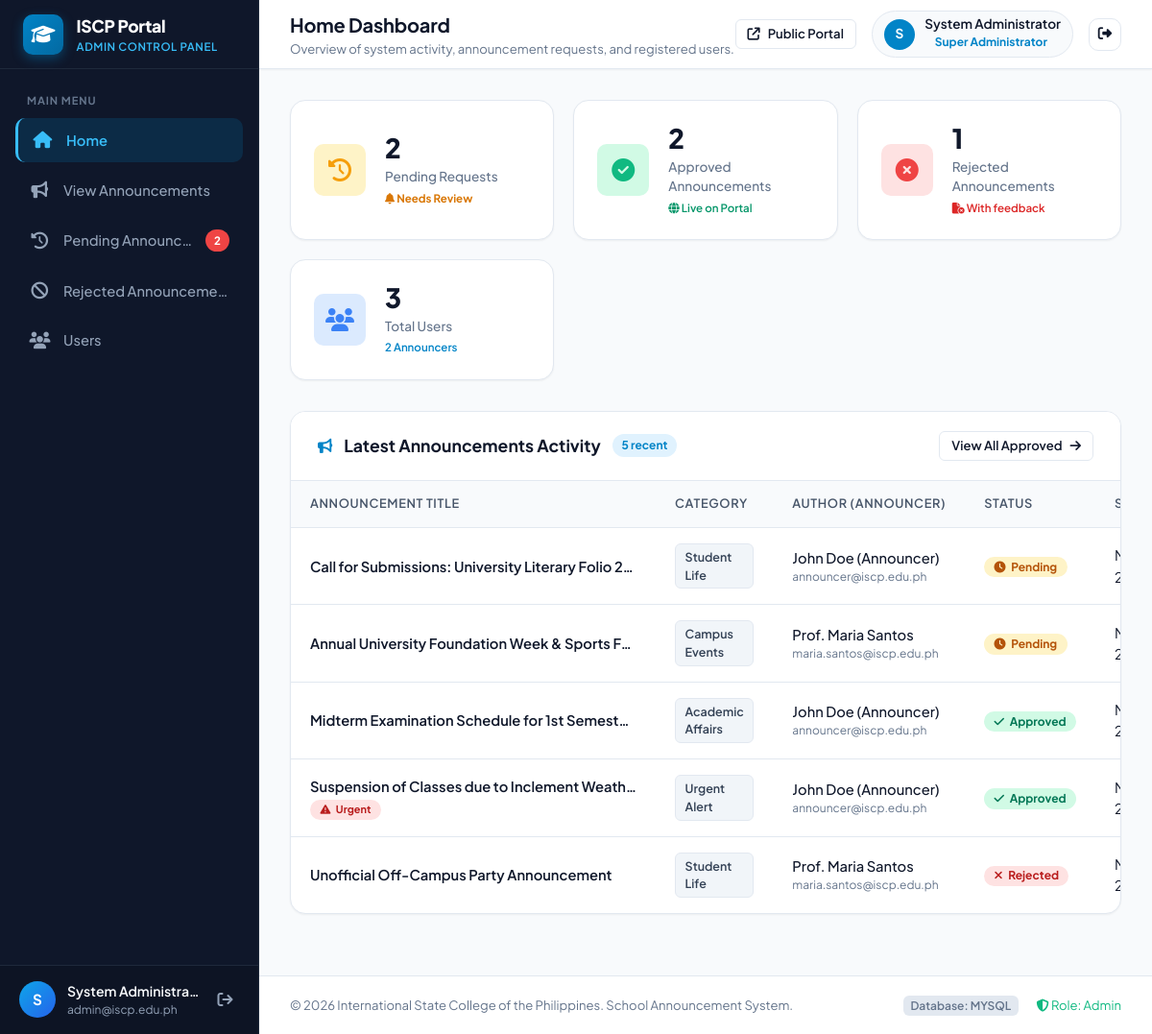
/admin/index.php (signed in), run on the app's committed database.
### tables this page shows
CREATE TABLE IF NOT EXISTS `users` (
    `id` INT AUTO_INCREMENT PRIMARY KEY,
    `name` VARCHAR(100) NOT NULL,
    `email` VARCHAR(150) NOT NULL UNIQUE,
    `password_hash` VARCHAR(255) NOT NULL,
    `role` VARCHAR(50) NOT NULL DEFAULT 'college_admin',
    `assigned_college` VARCHAR(150) DEFAULT NULL,
    `status` ENUM('active', 'inactive') NOT NULL DEFAULT 'active',
    `created_at` TIMESTAMP DEFAULT CURRENT_TIMESTAMP
);

CREATE TABLE IF NOT EXISTS `announcements` (
    `id` INT AUTO_INCREMENT PRIMARY KEY,
    `title` VARCHAR(255) NOT NULL,
    `slug` VARCHAR(255) DEFAULT NULL,
    `summary` VARCHAR(350) DEFAULT NULL,
    `content` TEXT NOT NULL,
    `category` VARCHAR(100) NOT NULL,
    `category_id` INT DEFAULT NULL,
    `image_path` VARCHAR(255) DEFAULT NULL,
    `created_by` INT NOT NULL,
    `author_name` VARCHAR(100) DEFAULT NULL,
    `status` ENUM('pending', 'approved', 'rejected') NOT NULL DEFAULT 'pending',
    `rejection_reason` TEXT DEFAULT NULL,
    `reviewed_by` INT DEFAULT NULL,
    `reviewed_at` DATETIME DEFAULT NULL,
    `target_audience` ENUM('All', 'Students', 'Faculty', 'Parents') DEFAULT 'All',
    `is_urgent` TINYINT(1) DEFAULT 0,
    `is_pinned` TINYINT(1) DEFAULT 0,
    `views_count` INT DEFAULT 0,
    `created_at` TIMESTAMP DEFAULT CURRENT_TIMESTAMP,
    `updated_at` TIMESTAMP DEFAULT CURRENT_TIMESTAMP ON UPDATE CURRENT_TIMESTAMP,
    CONSTRAINT `fk_announcements_created_by` FOREIGN KEY (`created_by`) REFERENCES `users`(`id`) ON DELETE CASCADE,
    CONSTRAINT `fk_announcements_reviewed_by` FOREIGN KEY (`reviewed_by`) REFERENCES `users`(`id`) ON DELETE SET NULL,
    CONSTRAINT `fk_announcements_category` FOREIGN KEY (`category_id`) REFERENCES `categories`(`id`) ON DELETE SET NULL
);

### admin/includes/auth.php (called while the page is built, shortened)
<?php
function require_admin(): void {
    $pdo = get_db();
    if ($pdo) {
        $stmt = $pdo->prepare("SELECT id, status, role FROM users WHERE id = ?");
        $stmt->execute([$_SESSION['user_id']]);
    }
}
function current_user(): array {
    return [
        'id' => $_SESSION['user_id'] ?? null,
        'name' => $_SESSION['user_name'] ?? 'User',
        'email' => $_SESSION['user_email'] ?? '',
        'role' => $_SESSION['user_role'] ?? 'guest',
    ];
}
function h(?string $string): string {
    return htmlspecialchars((string)($string ?? ''), ENT_QUOTES, 'UTF-8');
}
function format_datetime(?string $datetime): string {
    $timestamp = strtotime($datetime);
    return $timestamp ? date('M j, Y g:i A', $timestamp) : 'N/A';
}
    ?>
    <?php
function format_role_label(?string $role, ?string $college = null): string {
    switch ($role) {
        case 'super_admin':
        case 'admin':
            return 'Super Administrator';
    }
}

### admin/index.php (the view, shortened to what this page needs)
<?php
require_once __DIR__ . '/includes/auth.php';
require_admin();
$page_title = 'Home Dashboard';
$page_subtitle = 'Overview of system activity, announcement requests, and registered users.';
$pdo = get_db();
$pending_count = 0;
$approved_count = 0;
$rejected_count = 0;
$total_users = 0;
$announcer_count = 0;
$latest_announcements = [];
if ($pdo) {
    try {
        $pending_count = (int)$pdo->query("SELECT COUNT(*) FROM announcements WHERE status = 'pending'")->fetchColumn();
        $approved_count = (int)$pdo->query("SELECT COUNT(*) FROM announcements WHERE status = 'approved'")->fetchColumn();
        $rejected_count = (int)$pdo->query("SELECT COUNT(*) FROM announcements WHERE status = 'rejected'")->fetchColumn();
        $total_users = (int)$pdo->query("SELECT COUNT(*) FROM users")->fetchColumn();
        $announcer_count = (int)$pdo->query("SELECT COUNT(*) FROM users WHERE role = 'announcer'")->fetchColumn();
        $stmt = $pdo->query("
            SELECT a.*, u.name AS author_name, u.email AS author_email
            FROM announcements a
            LEFT JOIN users u ON a.created_by = u.id
            ORDER BY a.created_at DESC
            LIMIT 7
        ");
        $latest_announcements = $stmt->fetchAll();
    } catch (PDOException $e) {
        set_flash('danger', 'Error loading dashboard metrics: ' . $e->getMessage());
    }
}
require_once __DIR__ . '/includes/header.php';
?>
<div class="metrics-grid">
    <a href="pending_requests.php" class="metric-card">
        <div class="metric-icon-box icon-pending">
            <i class="fa-solid fa-clock-rotate-left"></i>
        </div>
        <div class="metric-info">
            <span class="metric-value"><?= number_format($pending_count) ?></span>
            <span class="metric-label">Pending Requests</span>
            <?php if ($pending_count > 0): ?>
                <span style="font-size: 0.72rem; color: #d97706; font-weight: 700; margin-top: 0.2rem;">
                    <i class="fa-solid fa-bell"></i> Needs Review
                </span>
            <?php endif; ?>
        </div>
    </a>
    <a href="view_announcements.php" class="metric-card">
        <div class="metric-icon-box icon-approved">
            <i class="fa-solid fa-circle-check"></i>
        </div>
        <div class="metric-info">
            <span class="metric-value"><?= number_format($approved_count) ?></span>
            <span class="metric-label">Approved Announcements</span>
            <span style="font-size: 0.72rem; color: #059669; font-weight: 600; margin-top: 0.2rem;">
                <i class="fa-solid fa-globe"></i> Live on Portal
            </span>
        </div>
    </a>
    <a href="rejected.php" class="metric-card">
        <div class="metric-icon-box icon-rejected">
            <i class="fa-solid fa-circle-xmark"></i>
        </div>
        <div class="metric-info">
            <span class="metric-value"><?= number_format($rejected_count) ?></span>
            <span class="metric-label">Rejected Announcements</span>
            <span style="font-size: 0.72rem; color: #dc2626; font-weight: 600; margin-top: 0.2rem;">
                <i class="fa-solid fa-file-circle-xmark"></i> With feedback
            </span>
        </div>
    </a>
    <a href="users.php" class="metric-card">
        <div class="metric-icon-box icon-users">
            <i class="fa-solid fa-users"></i>
        </div>
        <div class="metric-info">
            <span class="metric-value"><?= number_format($total_users) ?></span>
            <span class="metric-label">Total Users</span>
            <span style="font-size: 0.72rem; color: #0284c7; font-weight: 600; margin-top: 0.2rem;">
                <?= $announcer_count ?> Announcer<?= $announcer_count === 1 ? '' : 's' ?>
            </span>
        </div>
    </a>
</div>
<div class="content-card">
    <div class="card-header">
        <div class="card-header-left">
            <i class="fa-solid fa-bullhorn" style="color: var(--primary);"></i>
            <h2 class="card-title">Latest Announcements Activity</h2>
            <span class="card-count-badge"><?= count($latest_announcements) ?> recent</span>
        </div>
        <div class="card-header-right">
            <a href="view_announcements.php" class="btn btn-outline btn-sm">
                View All Approved <i class="fa-solid fa-arrow-right"></i>
            </a>
        </div>
    </div>
    <div class="card-body" style="padding: 0;">
        <?php if (empty($latest_announcements)): ?>
            <div class="empty-state">
                <div class="empty-state-icon">
                    <i class="fa-regular fa-folder-open"></i>
                </div>
                <h3 class="empty-state-title">No announcements recorded yet</h3>
                <p class="empty-state-desc">When announcers submit posts or requests, they will appear here in real time.</p>
            </div>
        <?php else: ?>
            <div class="table-responsive">
                <table class="admin-table">
                    <thead>
                        <tr>
                            <th>Announcement Title</th>
                            <th>Category</th>
                            <th>Author (Announcer)</th>
                            <th>Status</th>
                            <th>Submitted</th>
                        </tr>
                    </thead>
                    <tbody>
                        <?php foreach ($latest_announcements as $ann): ?>
                            <tr>
                                <td>
                                    <div style="font-weight: 600; color: var(--text-main); max-width: 340px; white-space: nowrap; overflow: hidden; text-overflow: ellipsis;" title="<?= h($ann['title']) ?>">
                                        <?= h($ann['title']) ?>
                                    </div>
                                    <?php if (!empty($ann['is_urgent'])): ?>
                                        <span class="badge" style="background: #fee2e2; color: #b91c1c; font-size: 0.68rem; margin-top: 0.2rem;">
                                            <i class="fa-solid fa-triangle-exclamation"></i> Urgent
                                        </span>
                                    <?php endif; ?>
                                </td>
                                <td>
                                    <span class="category-pill"><?= h($ann['category'] ?? 'General') ?></span>
                                </td>
                                <td>
                                    <div style="font-weight: 500;"><?= h($ann['author_name'] ?? 'Unknown') ?></div>
                                    <div style="font-size: 0.75rem; color: var(--text-muted);"><?= h($ann['author_email'] ?? '') ?></div>
                                </td>
                                <td>
                                    <?php
                                    $st = strtolower($ann['status']);
                                    $badgeClass = 'badge-status-pending';
                                    $statusIcon = 'fa-clock';
                                    if ($st === 'approved') {
                                        $badgeClass = 'badge-status-approved';
                                        $statusIcon = 'fa-check';
                                    } elseif ($st === 'rejected') {
                                        $badgeClass = 'badge-status-rejected';
                                        $statusIcon = 'fa-xmark';
                                    }
                                    ?>
                                    <span class="badge <?= $badgeClass ?>">
                                        <i class="fa-solid <?= $statusIcon ?>"></i>
                                        <?= ucfirst($st) ?>
                                    </span>
                                </td>
                                <td>
                                    <span title="<?= h(format_datetime($ann['created_at'])) ?>">
                                    </span>
                                </td>
                            </tr>
                        <?php endforeach; ?>
                    </tbody>
                </table>
            </div>
        <?php endif; ?>
    </div>
</div>
<?php require_once __DIR__ . '/includes/footer.php'; ?>

### admin/includes/header.php (shortened to what this page needs)
<?php
require_once __DIR__ . '/auth.php';
$currentUser = current_user();
?>
<!DOCTYPE html>
<html lang="en">
<head>
    <link rel="stylesheet" href="https://cdnjs.cloudflare.com/ajax/libs/font-awesome/6.5.1/css/all.min.css">
    <link rel="stylesheet" href="../assets/css/admin.css">
</head>
<body class="admin-body">
<div class="admin-wrapper">
    <?php require_once __DIR__ . '/sidebar.php'; ?>
    <div class="admin-main">
        <header class="admin-topbar">
            <div class="topbar-left">
                <div class="page-header-info">
                    <h1 class="page-title"><?= isset($page_title) ? h($page_title) : 'Dashboard' ?></h1>
                    <?php if (isset($page_subtitle)): ?>
                        <p class="page-subtitle"><?= h($page_subtitle) ?></p>
                    <?php endif; ?>
                </div>
            </div>
            <div class="topbar-right">
                <a href="../index.php" target="_blank" class="btn btn-outline btn-sm" title="View Public Student Portal">
                    <i class="fa-solid fa-arrow-up-right-from-square"></i>
                    <span class="desktop-only">Public Portal</span>
                </a>
                <div class="user-profile-badge">
                    <div class="avatar-circle">
                        <?= strtoupper(substr($currentUser['name'] ?? 'A', 0, 1)) ?>
                    </div>
                    <div class="user-meta desktop-only">
                        <span class="user-name"><?= h($currentUser['name']) ?></span>
                        <span class="badge badge-admin"><?= h(format_role_label($currentUser['role'])) ?></span>
                    </div>
                </div>
                <a href="logout.php" class="btn btn-icon btn-logout" title="Sign Out">
                    <i class="fa-solid fa-right-from-bracket"></i>
                </a>
            </div>
        </header>
        <main class="admin-content">

### data on the page
users: role "Super Administrator"
announcements: title "Call for Submissions: University Literary Folio 2…", category "Student Life", created_by.name "John Doe (Announcer)", created_by.email "announcer@iscp.edu.ph", status "Pending"
announcements: title "Annual University Foundation Week & Sports F…", category "Campus Events", created_by.name "Prof. Maria Santos", created_by.email "maria.santos@iscp.edu.ph", status "Pending"
announcements: title "Midterm Examination Schedule for 1st Semest…", category "Academic Affairs", created_by.name "John Doe (Announcer)", created_by.email "announcer@iscp.edu.ph", status "Approved"
announcements: title "Suspension of Classes due to Inclement Weath…", is_urgent 1 (drawn), category "Urgent Alert", created_by.name "John Doe (Announcer)", created_by.email "announcer@iscp.edu.ph", status "Approved"
announcements: title "Unofficial Off-Campus Party Announcement", category "Student Life", created_by.name "Prof. Maria Santos", created_by.email "maria.santos@iscp.edu.ph", status "Rejected"

### other printed values
$pendingCount "2"
substr($currentUser['name'] ?? 'A', 0, 1) "S"
$currentUser['name'] "System Administra…"
$currentUser['email'] "admin@iscp.edu.ph"
$page_title "Home Dashboard"
$page_subtitle "Overview of system activity, announcement requests, and registered users."
$currentUser['name'] "System Administrator"
$pending_count "2"
$approved_count "2"
$rejected_count "1"
$total_users "3"
$announcer_count "2"
count($latest_announcements) "5"
get_db_driver() "MYSQL"
